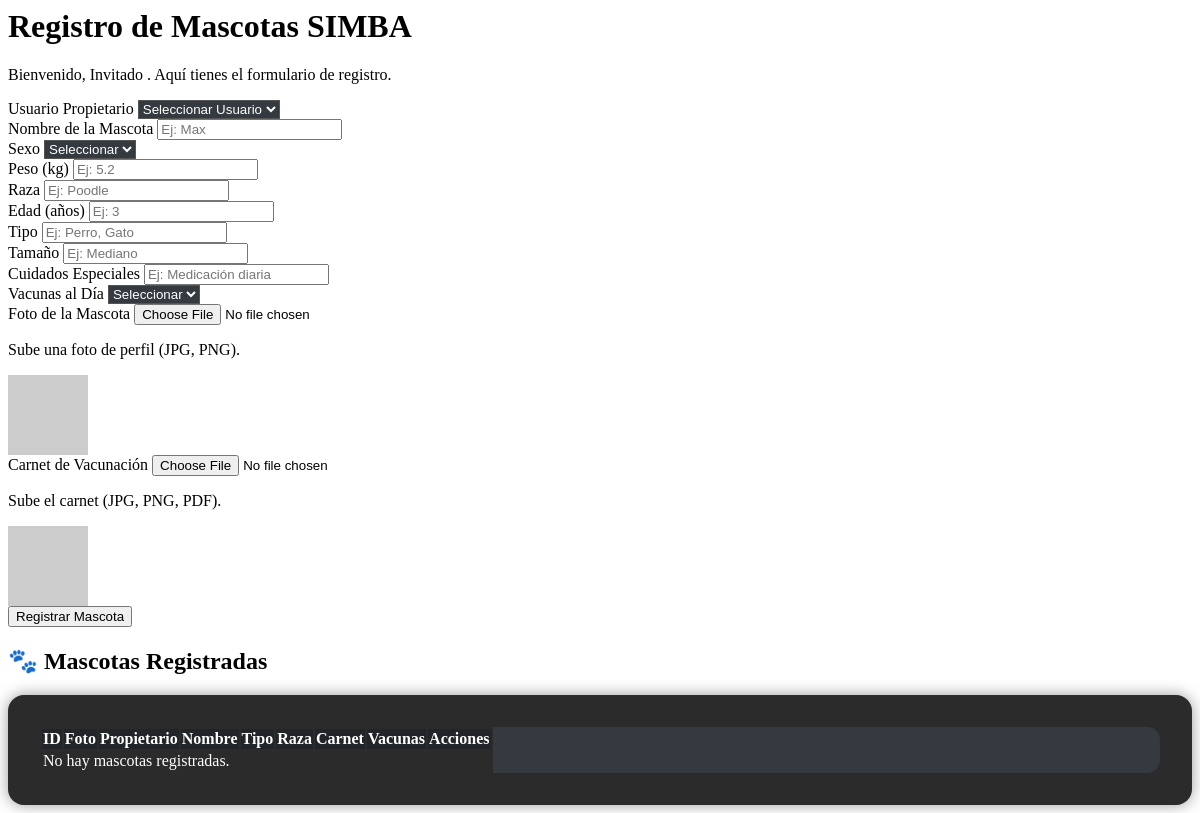
/views/vmas.php, run on an earlier commit of the app's database.
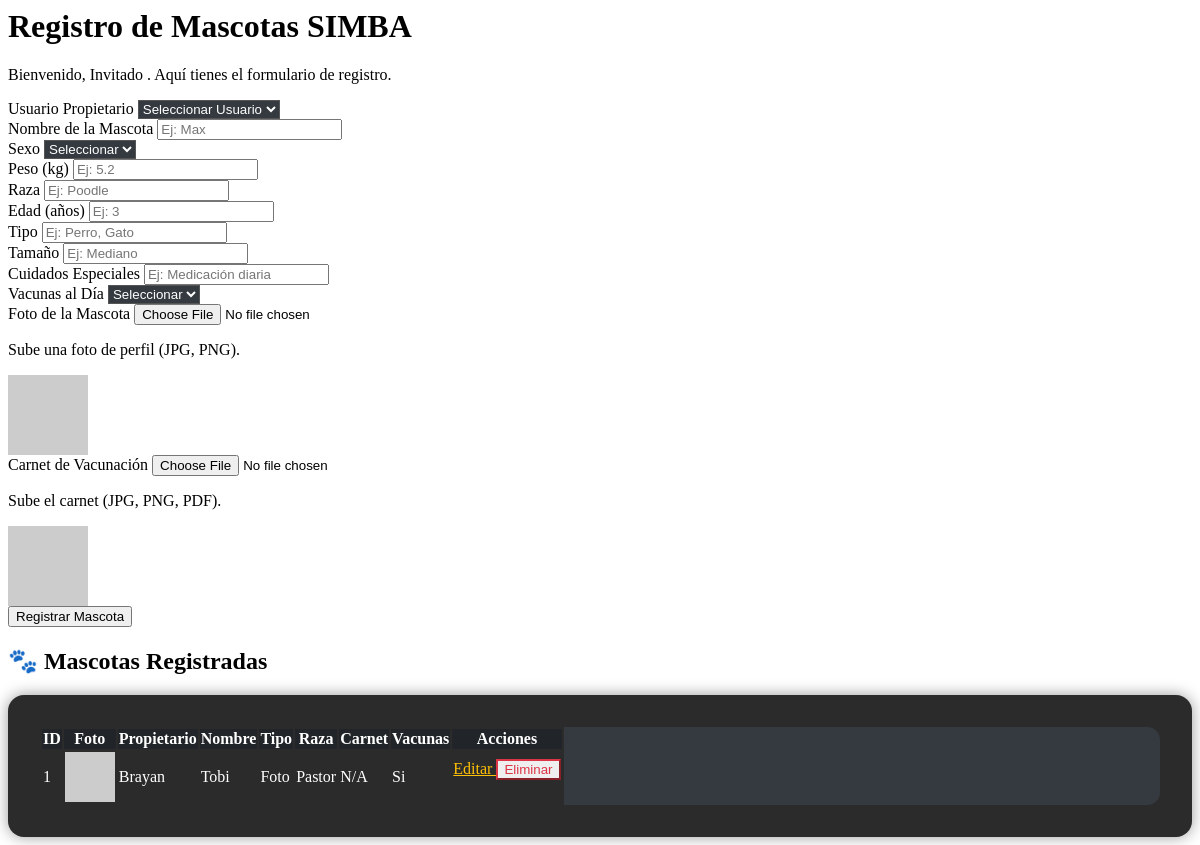
And on a later commit of the database.
### tables this page shows
CREATE TABLE `mascota` (
  `idmas` bigint(11) NOT NULL,
  `idusu` bigint(11) DEFAULT NULL,
  `nommas` varchar(100) DEFAULT NULL,
  `sexmas` varchar(100) DEFAULT NULL,
  `pesomas` decimal(5,2) DEFAULT NULL,
  `razamas` varchar(100) DEFAULT NULL,
  `edadmas` int(4) DEFAULT NULL,
  `tipomas` varchar(100) DEFAULT NULL,
  `tammas` decimal(5,2) DEFAULT NULL,
  `cuidmas` varchar(300) DEFAULT NULL,
  `vacmas` varchar(300) DEFAULT NULL,
  `carmas` varchar(500) DEFAULT NULL,
  `fotmas` varchar(500) DEFAULT NULL
);

CREATE TABLE `usuario` (
  `idusu` bigint(11) NOT NULL,
  `idper` bigint(11) DEFAULT NULL,
  `nomusu` varchar(255) DEFAULT NULL,
  `apeusu` varchar(255) DEFAULT NULL,
  `emausu` varchar(255) DEFAULT NULL,
  `telusus` varchar(20) DEFAULT NULL,
  `dirusu` varchar(255) DEFAULT NULL,
  `contusu` varchar(255) DEFAULT NULL,
  `cedusu` varchar(255) DEFAULT NULL
);

### models/conexion.php (called while the page is built)
<?php
    class conexion {
        public function get_conexion(){
            include("data.php");
            $conexion = new PDO("mysql:host=$host;dbname=$db;charset=utf8", $user, $pass);
            return $conexion;
        }
    }
?>

### models/mmas.php (called while the page is built, shortened)
<?php
require_once "conexion.php";
class Mascota {
    private $db;
    public function __construct() {
        $conexion = new Conexion();
        $this->db = $conexion->get_conexion();
    }
    public function listarMascotas() {
        $sql = "SELECT m.idmas, m.idusu, m.nommas, m.sexmas, m.pesomas, m.razamas, m.edadmas,
                       m.tipomas, m.tammas, m.cuidmas, m.vacmas, m.carmas, m.fotmas,
                       u.nomusu
                FROM mascota m
                JOIN usuario u ON m.idusu = u.idusu
                ORDER BY m.idmas DESC";
        try {
            $stmt = $this->db->query($sql);
            return $stmt->fetchAll(PDO::FETCH_ASSOC);
        } catch (PDOException $e) {
            error_log("Error al listar mascotas: " . $e->getMessage());
            return [];
        }
    }
}
?>

### views/vmas.php (the view, shortened to what the rows shown need)
<?php
require_once __DIR__ . '/../models/mmas.php';
$mascotaModel = new Mascota();
$mascotaEditar = null;
$mascotas = $mascotaModel->listarMascotas();
?>
<div class="container-fluid px-4 py-5">
    <div class="text-center mb-5">
        <h1 class="display-5 fw-bold text-warning">
            <?= $mascotaEditar ? 'Editar Mascota SIMBA' : 'Registro de Mascotas SIMBA' ?>
        </h1>
    </div>
    </div>
<h2 class="text-center fw-bold text-white mb-4">🐾 Mascotas Registradas</h2>
<div class="listado-mascotas">
    <div class="row">
        <div class="col-12">
            <div class="card shadow-lg p-3">
                <div class="card-body">
                    <div class="table-responsive">
                        <table class="table table-striped table-hover align-middle">
                            <thead class="table-dark">
                                <tr>
                                    <th>ID</th>
                                    <th>Foto</th>
                                    <th>Propietario</th>
                                    <th>Nombre</th>
                                    <th>Tipo</th>
                                    <th>Raza</th>
                                    <th>Carnet</th>
                                    <th>Vacunas</th>
                                    <th>Acciones</th>
                                </tr>
                            </thead>
                            <tbody>
                                <?php if ($mascotas): ?>
                                    <?php foreach ($mascotas as $m): ?>
                                        <tr>
                                            <td class="align-middle"><?= $m['idmas'] ?></td>
                                            <td class="align-middle text-center">
                                                <?php
                                                $fotoSrcList = !empty($m['fotmas']) ? 'controllers/../' . htmlspecialchars($m['fotmas']) : 'https://placehold.co/50x50/eee/333?text=N/A';
                                                ?>
                                                <img src="<?= $fotoSrcList ?>" alt="Foto" class="img-thumbnail" style="width: 50px; height: 50px; object-fit: cover;">
                                            </td>
                                            <td class="align-middle"><?= htmlspecialchars($m['nomusu'] ?? 'N/A') ?></td>
                                            <td class="align-middle"><?= htmlspecialchars($m['nommas']) ?></td>
                                            <td class="align-middle"><?= htmlspecialchars($m['tipomas']) ?></td>
                                            <td class="align-middle"><?= htmlspecialchars($m['razamas']) ?></td>
                                            <td class="align-middle text-center">
                                                <?php if (!empty($m['carmas'])): ?>
                                                    <?php
                                                        $carnetPathList = 'controllers/../' . htmlspecialchars($m['carmas']);
                                                        $carnetExt = strtolower(pathinfo($m['carmas'], PATHINFO_EXTENSION));
                                                        if (in_array($carnetExt, ['jpg', 'jpeg', 'png', 'gif'])):
                                                    ?>
                                                        <a href="<?= $carnetPathList ?>" target="_blank" title="Ver Carnet">
                                                            <i class="fas fa-image fa-2x text-info"></i>
                                                        </a>
                                                    <?php else: ?>
                                                        <a href="<?= $carnetPathList ?>" target="_blank" title="Descargar Carnet">
                                                            <i class="fas fa-file-pdf fa-2x text-danger"></i>
                                                        </a>
                                                    <?php endif; ?>
                                                <?php else: ?>
                                                    <span class="text-muted">N/A</span>
                                                <?php endif; ?>
                                            </td>
                                            <td class="align-middle"><?= htmlspecialchars($m['vacmas']) ?></td>
                                            <td class="align-middle">
                                                <a href="index.php?pg=1009&editar=<?= $m['idmas'] ?>"
                                                   class="btn btn-outline-warning btn-sm me-1">
                                                    <i class="fas fa-edit"></i> Editar
                                                </a>
                                                <form method="POST" action="controllers/cmas.php" style="display:inline-block;">
                                                    <button type="submit" class="btn btn-outline-danger btn-sm"
                                                            onclick="return confirm('¿Seguro que deseas eliminar la mascota <?= htmlspecialchars($m['nommas']) ?>?');">
                                                        <i class="fas fa-trash-alt"></i> Eliminar
                                                    </button>
                                                </form>
                                            </td>
                                        </tr>
                                    <?php endforeach; ?>
                                <?php else: ?>
                                    <tr><td colspan="9" class="text-muted text-center">No hay mascotas registradas.</td></tr>
                                <?php endif; ?>
                            </tbody>
                        </table>
                    </div>
                </div>
            </div>
        </div>
    </div>
</div>

What changed in the data, as far as the page shows it:
added mascota: idmas "1", idusu.nomusu "Brayan", nommas "Tobi", tipomas "Foto", razamas "Pastor", shows "N/A", vacmas "Si"
Also different on the page:
text no longer shown: "No hay mascotas registradas."
